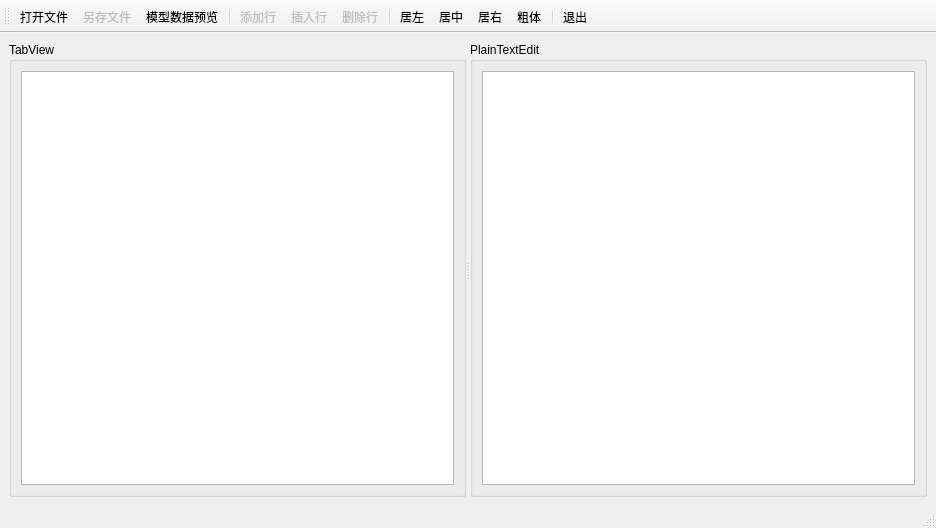
<?xml version="1.0" encoding="UTF-8"?>
<ui version="4.0">
 <class>MainWindow</class>
 <widget class="QMainWindow" name="MainWindow">
  <property name="geometry">
   <rect>
    <x>0</x>
    <y>0</y>
    <width>936</width>
    <height>528</height>
   </rect>
  </property>
  <property name="windowTitle">
   <string>MainWindow</string>
  </property>
  <widget class="QWidget" name="centralwidget">
   <layout class="QGridLayout" name="gridLayout_3">
    <item row="0" column="0">
     <widget class="QSplitter" name="splitter">
      <property name="orientation">
       <enum>Qt::Horizontal</enum>
      </property>
      <widget class="QGroupBox" name="groupBox">
       <property name="title">
        <string>TabView</string>
       </property>
       <layout class="QGridLayout" name="gridLayout_2">
        <item row="0" column="0">
         <widget class="QTableView" name="tableView"/>
        </item>
       </layout>
      </widget>
      <widget class="QGroupBox" name="groupBox_2">
       <property name="title">
        <string>PlainTextEdit</string>
       </property>
       <layout class="QGridLayout" name="gridLayout">
        <item row="0" column="0">
         <widget class="QPlainTextEdit" name="plainTextEdit"/>
        </item>
       </layout>
      </widget>
     </widget>
    </item>
   </layout>
  </widget>
  <widget class="QMenuBar" name="menubar">
   <property name="geometry">
    <rect>
     <x>0</x>
     <y>0</y>
     <width>936</width>
     <height>26</height>
    </rect>
   </property>
  </widget>
  <widget class="QStatusBar" name="statusbar"/>
  <widget class="QToolBar" name="toolBar">
   <property name="windowTitle">
    <string>toolBar</string>
   </property>
   <property name="toolButtonStyle">
    <enum>Qt::ToolButtonTextUnderIcon</enum>
   </property>
   <attribute name="toolBarArea">
    <enum>TopToolBarArea</enum>
   </attribute>
   <attribute name="toolBarBreak">
    <bool>false</bool>
   </attribute>
   <addaction name="actOpen"/>
   <addaction name="actSave"/>
   <addaction name="actModelData"/>
   <addaction name="separator"/>
   <addaction name="actAppend"/>
   <addaction name="actInsert"/>
   <addaction name="actDelete"/>
   <addaction name="separator"/>
   <addaction name="actAlignLeft"/>
   <addaction name="actAlignCenter"/>
   <addaction name="actAlignRight"/>
   <addaction name="actFontBold"/>
   <addaction name="separator"/>
   <addaction name="actExit"/>
  </widget>
  <action name="actOpen">
   <property name="icon">
    <iconset resource="res.qrc">
     <normaloff>:/images/icons/open.bmp</normaloff>:/images/icons/open.bmp</iconset>
   </property>
   <property name="text">
    <string>打开文件</string>
   </property>
   <property name="toolTip">
    <string>打开文件</string>
   </property>
  </action>
  <action name="actSave">
   <property name="enabled">
    <bool>false</bool>
   </property>
   <property name="icon">
    <iconset resource="res.qrc">
     <normaloff>:/images/icons/save.bmp</normaloff>:/images/icons/save.bmp</iconset>
   </property>
   <property name="text">
    <string>另存文件</string>
   </property>
   <property name="toolTip">
    <string>表格内容另存为文件</string>
   </property>
  </action>
  <action name="actAppend">
   <property name="enabled">
    <bool>false</bool>
   </property>
   <property name="icon">
    <iconset resource="res.qrc">
     <normaloff>:/images/icons/append.bmp</normaloff>:/images/icons/append.bmp</iconset>
   </property>
   <property name="text">
    <string>添加行</string>
   </property>
   <property name="toolTip">
    <string>添加一行</string>
   </property>
  </action>
  <action name="actInsert">
   <property name="enabled">
    <bool>false</bool>
   </property>
   <property name="icon">
    <iconset resource="res.qrc">
     <normaloff>:/images/icons/306.bmp</normaloff>:/images/icons/306.bmp</iconset>
   </property>
   <property name="text">
    <string>插入行</string>
   </property>
   <property name="toolTip">
    <string>插入一行</string>
   </property>
  </action>
  <action name="actDelete">
   <property name="enabled">
    <bool>false</bool>
   </property>
   <property name="icon">
    <iconset resource="res.qrc">
     <normaloff>:/images/icons/delete.bmp</normaloff>:/images/icons/delete.bmp</iconset>
   </property>
   <property name="text">
    <string>删除行</string>
   </property>
   <property name="toolTip">
    <string>删除当前行</string>
   </property>
  </action>
  <action name="actExit">
   <property name="icon">
    <iconset resource="res.qrc">
     <normaloff>:/images/icons/exit.bmp</normaloff>:/images/icons/exit.bmp</iconset>
   </property>
   <property name="text">
    <string>退出</string>
   </property>
   <property name="toolTip">
    <string>退出</string>
   </property>
  </action>
  <action name="actModelData">
   <property name="icon">
    <iconset resource="res.qrc">
     <normaloff>:/images/icons/import1.bmp</normaloff>:/images/icons/import1.bmp</iconset>
   </property>
   <property name="text">
    <string>模型数据预览</string>
   </property>
   <property name="toolTip">
    <string>模型数据显示到文本框里</string>
   </property>
  </action>
  <action name="actAlignLeft">
   <property name="icon">
    <iconset resource="res.qrc">
     <normaloff>:/images/icons/508.bmp</normaloff>:/images/icons/508.bmp</iconset>
   </property>
   <property name="text">
    <string>居左</string>
   </property>
   <property name="toolTip">
    <string>文字左对齐</string>
   </property>
  </action>
  <action name="actAlignCenter">
   <property name="icon">
    <iconset resource="res.qrc">
     <normaloff>:/images/icons/510.bmp</normaloff>:/images/icons/510.bmp</iconset>
   </property>
   <property name="text">
    <string>居中</string>
   </property>
   <property name="toolTip">
    <string>文字居中</string>
   </property>
  </action>
  <action name="actAlignRight">
   <property name="icon">
    <iconset resource="res.qrc">
     <normaloff>:/images/icons/512.bmp</normaloff>:/images/icons/512.bmp</iconset>
   </property>
   <property name="text">
    <string>居右</string>
   </property>
   <property name="toolTip">
    <string>文字右对齐</string>
   </property>
  </action>
  <action name="actFontBold">
   <property name="checkable">
    <bool>true</bool>
   </property>
   <property name="icon">
    <iconset resource="res.qrc">
     <normaloff>:/images/icons/500.bmp</normaloff>:/images/icons/500.bmp</iconset>
   </property>
   <property name="text">
    <string>粗体</string>
   </property>
   <property name="toolTip">
    <string>粗体字体</string>
   </property>
  </action>
 </widget>
 <resources>
  <include location="res.qrc"/>
 </resources>
 <connections/>
</ui>
